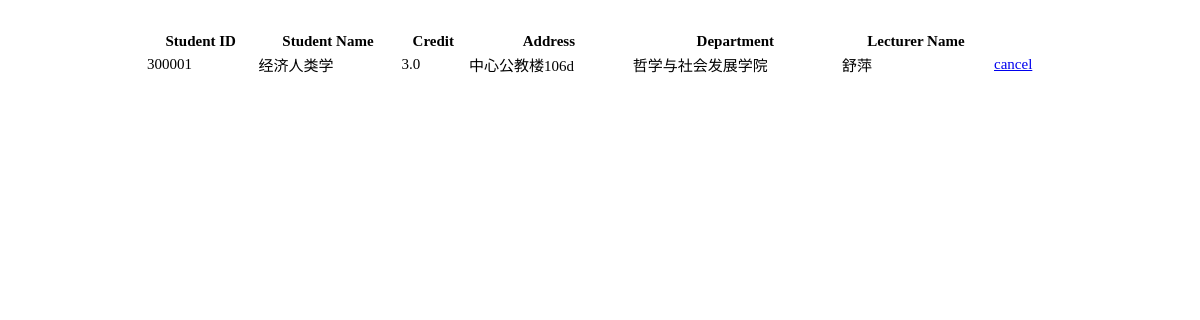
The page /admin/fun/getCourse.php?cid=300001 on the database its author committed.
### tables this page shows
CREATE TABLE `course` (
  `cid` char(6) DEFAULT NULL,
  `cname` varchar(15) DEFAULT NULL,
  `credit` decimal(2,1) DEFAULT NULL,
  `cadd` varchar(20) DEFAULT NULL,
  `did` char(2) DEFAULT NULL,
  `tname` varchar(15) DEFAULT NULL
);

### admin/fun/getCourse.php (the view, shortened to what this page needs)
<!DOCTYPE html>
<html lang="en">
<head>
    <link rel="stylesheet" type="text/css" href="../css/fun.css">
</head>
<body>
<table>
    <tr>
     <th>Student ID</th>
        <th>Student Name</th>
        <th>Credit</th>
        <th>Address</th>
        <th>Department</th>
        <th>Lecturer Name</th>
    </tr>
    <?php
   require_once("../../config/database.php");
    $com='select * from course natural join (select did,dname from department) as didname where 1=1  ' ;
    if($_GET['cid']){
        $com=$com." and cid like '%".$_GET['cid']."%'";
    }
    $result=mysqli_query($db,$com);
    if($result){
        while($row=mysqli_fetch_object($result)){
            ?>
            <tr>
                <td><?php echo $row->cid ?></td>
                <td><?php echo $row->cname ?></td>
                <td><?php echo $row->credit ?></td>
                <td><?php echo $row->cadd ?></td>
                <td><?php echo $row->dname ?></td>
                <td><?php echo $row->tname ?></td>
                <td><a href="./delClass.php?cid=<?php echo $row->cid ?>">cancel</a></td>
            </tr>
            <?php
        }
    }
    ?>
</table>
</body>
</html>

### admin/css/fun.css (style rules this page uses)
body { margin: 30px; }
table { width:80%; margin: 0 auto; font-size: 15px; }

### rows shown on the page
course: cid "300001", cname "经济人类学", credit "3.0", cadd "中心公教楼106d", dname "哲学与社会发展学院", tname "舒萍"
